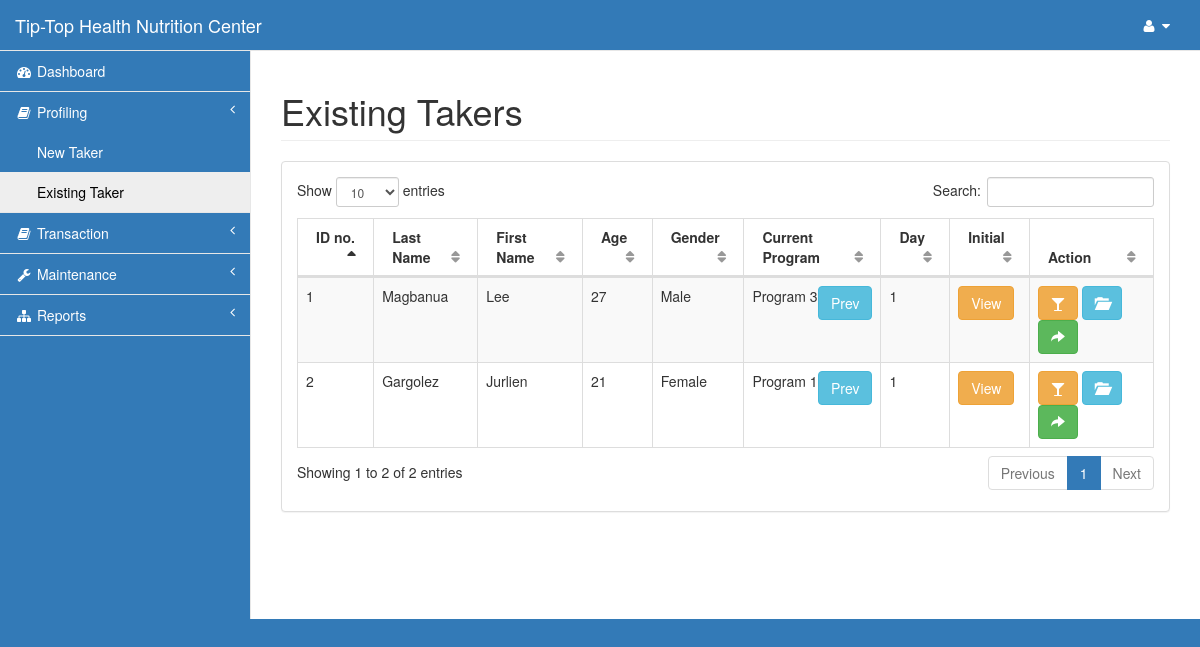
Before: /pages/existing.php (signed in) with the older database file.
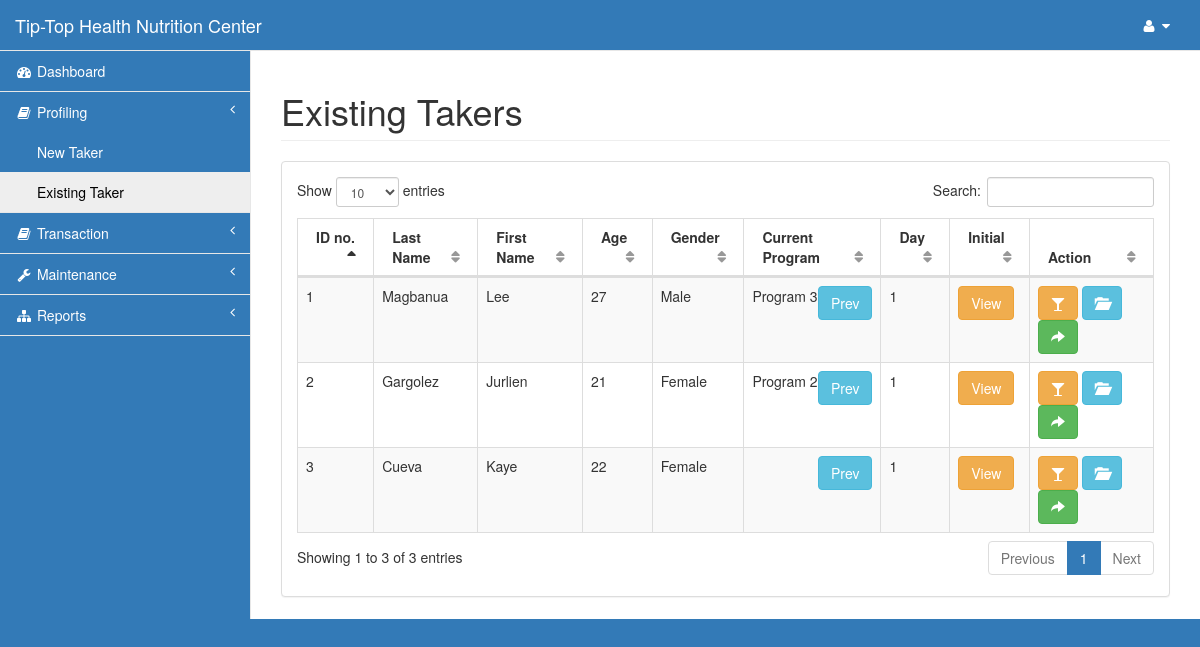
After: the same page with the newer database file.
### tables this page shows
CREATE TABLE `taker` (
  `id` int(11) NOT NULL,
  `last` varchar(15) NOT NULL,
  `first` varchar(15) NOT NULL,
  `phone` varchar(11) NOT NULL,
  `gender` varchar(6) NOT NULL,
  `bday` date NOT NULL,
  `referrer_name` varchar(30) NOT NULL,
  `referrer_contact` varchar(30) NOT NULL,
  `address` varchar(100) NOT NULL,
  `email` varchar(30) NOT NULL,
  `status` varchar(8) NOT NULL,
  `points` decimal(7,2) NOT NULL,
  `discount` decimal(10,2) NOT NULL,
  `height` decimal(5,2) NOT NULL,
  `orig_weight` decimal(5,2) NOT NULL
);

CREATE TABLE `program` (
  `program_id` int(11) NOT NULL,
  `program_name` varchar(30) NOT NULL
);

### pages/existing.php (the view, shortened to what this page needs)
<?php include('session.php');?>
<!DOCTYPE html>
<html lang="en">
<head>
    <?php include('css.php');?>
</head>
<body>
    <div id="wrapper">
        <?php include('nav.php');?>
        <div id="page-wrapper">
            <div class="row">
                <div class="col-lg-12">
                    <h1 class="page-header">Existing Takers</h1>
                </div>
            </div>
            <div class="row">
                <div class="col-lg-12">
                    <div class="panel panel-default">
                        <div class="panel-body">
                            <table width="100%" class="table table-striped table-bordered table-hover" id="dataTables-example">
                                <thead>
                                    <tr>
                                        <th>ID no.</th>
                                        <th>Last Name</th>
                                        <th>First Name</th>
                                        <th>Age</th>
                                        <th>Gender</th>
                                        <th>Current Program</th>
                                        <th>Day</th>
                                        <th>Initial</th>
                                        <th>Action</th>
                                    </tr>
                                </thead>
                                <tbody>
<?php
        $query=mysqli_query($con,"select * from taker order by last,first")or die(mysqli_error($con));
          while ($row=mysqli_fetch_array($query)){
            $id=$row['id'];
            $age = date_create($row['bday'])->diff(date_create('today'))->y;
             $query1=mysqli_query($con,"select *,COUNT(*) as day from monitoring natural join program where id='$id' and monitor_status!='Finished' order by monitor_id desc LIMIT 0,1")or die(mysqli_error($con));
                $row1=mysqli_fetch_array($query1);
                      $mid=$row1['monitor_id'];
?>
                                    <tr class="odd gradeX">
                                        <td class="center"><?php echo $id;?></td>
                                        <td><?php echo $row['last'];?></td>
                                        <td><?php echo $row['first'];?></td>
                                        <td><?php echo $age;?></td>
                                        <td><?php echo $row['gender'];?></td>
                                        <td><?php echo $row1['program_name'];?>
                                            <a class="pull-right btn btn-info" href="history.php?id=<?php echo $row['id'];?>">Prev</a>
                                        </td>
                                        <td><?php echo $i;?></td>
                                        <td><a href="" class="btn btn-warning" data-toggle="modal" data-target="#view<?php echo $mid;?>">View</i></a>
                                        </td>
                                        <td>
                                            <a href="taker_sup.php?mid=<?php echo $mid;?>" class="btn btn-warning"><i class="fa fa-glass"></i></a>
                                            <a href="monitoring.php?id=<?php echo $id;?>&mid=<?php echo $mid;?>" class="btn btn-info"><i class="glyphicon glyphicon-folder-open"></i></a>
                                            <a href="" class="btn btn-success" data-toggle="modal" data-target="#edit<?php echo $id;?>"><i class="glyphicon glyphicon-share-alt"></i></a>
                                        </td>
                                    </tr>
<?php }?>
                                </tbody>
                            </table>
                    </div>
                </div>
            </div>
        </div>
    </div>
</body>
</html>

Changed rows visible on the page:
added taker: id "3", last "Cueva", first "Kaye", bday "22", gender "Female"
changed taker "Gargolez": program.program_name "Program 1" → "Program 2"
Other visible differences:
text written by a page script: "Show entries Search: Showing 1 to 2 of 2 entries Previous 1 Next" → "Show entries Search: Showing 1 to 3 of 3 entries Previous 1 Next"
